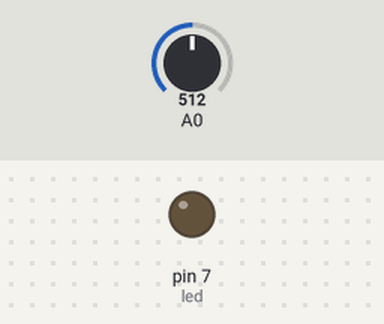
The sketch below on a simulated Arduino Uno, built with avr-gcc and run on an emulated ATmega328P. On the bench: output pins drawn as LEDs (lit = HIGH). The inputs (shaded band) are chosen by the test bench; at power-on: A0 = 512.

Above: at 1.2 s.
1.3 s: A0 set to 288
2.8 s: A0 set to 259
At 3.3 s:
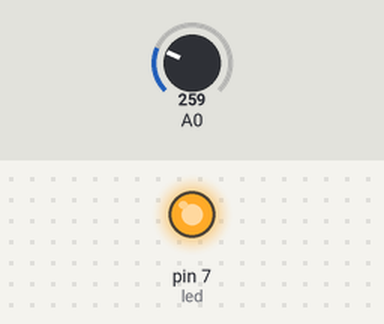
4.3 s: A0 set to 342
5.8 s: A0 set to 378
At 6.8 s:
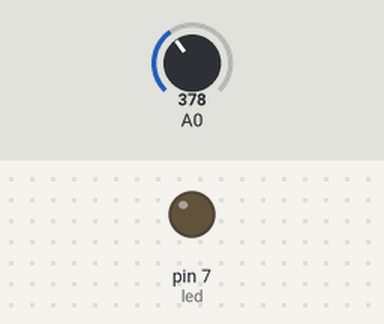
7.3 s: A0 set to 122
At 7.9 s:
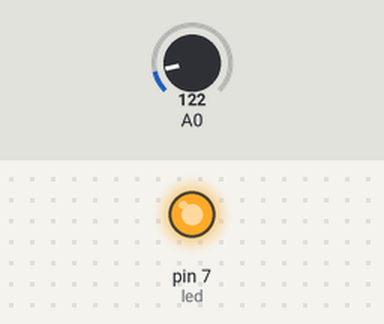
Timing chart, 0 to 9.8 s (numbered marks = the images above; inputs shaded):
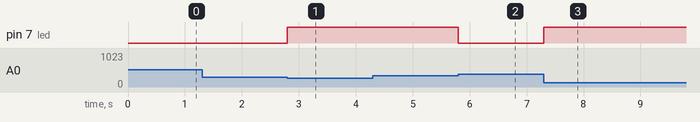

The sketch:

lumiere.ino
```cpp
#define led 7

void setup() {
    pinMode(led, OUTPUT);
}

void loop() {
    int brightness = map(analogRead(A0), 800, 0, 0, 100);
    Serial.println(brightness);
    if (brightness >= 0 && brightness < 55)
        digitalWrite(led,LOW);
    else if (brightness > 65)
        digitalWrite(led,HIGH);
}
```

Measured:
- the behaviour switches between 273 and 272 on A0 (found by bisection; images 0 and 1)
- the behaviour switches between 360 and 361 on A0 (found by bisection; images 1 and 2)
- after the input at 1.3 s, every drawn part: stays the same
- after the input at 2.8 s, pin 7 (led): LOW → HIGH at once
- after the input at 4.3 s, every drawn part: stays the same
- after the input at 5.8 s, pin 7 (led): HIGH → LOW at once
- after the input at 7.3 s, pin 7 (led): LOW → HIGH at once
